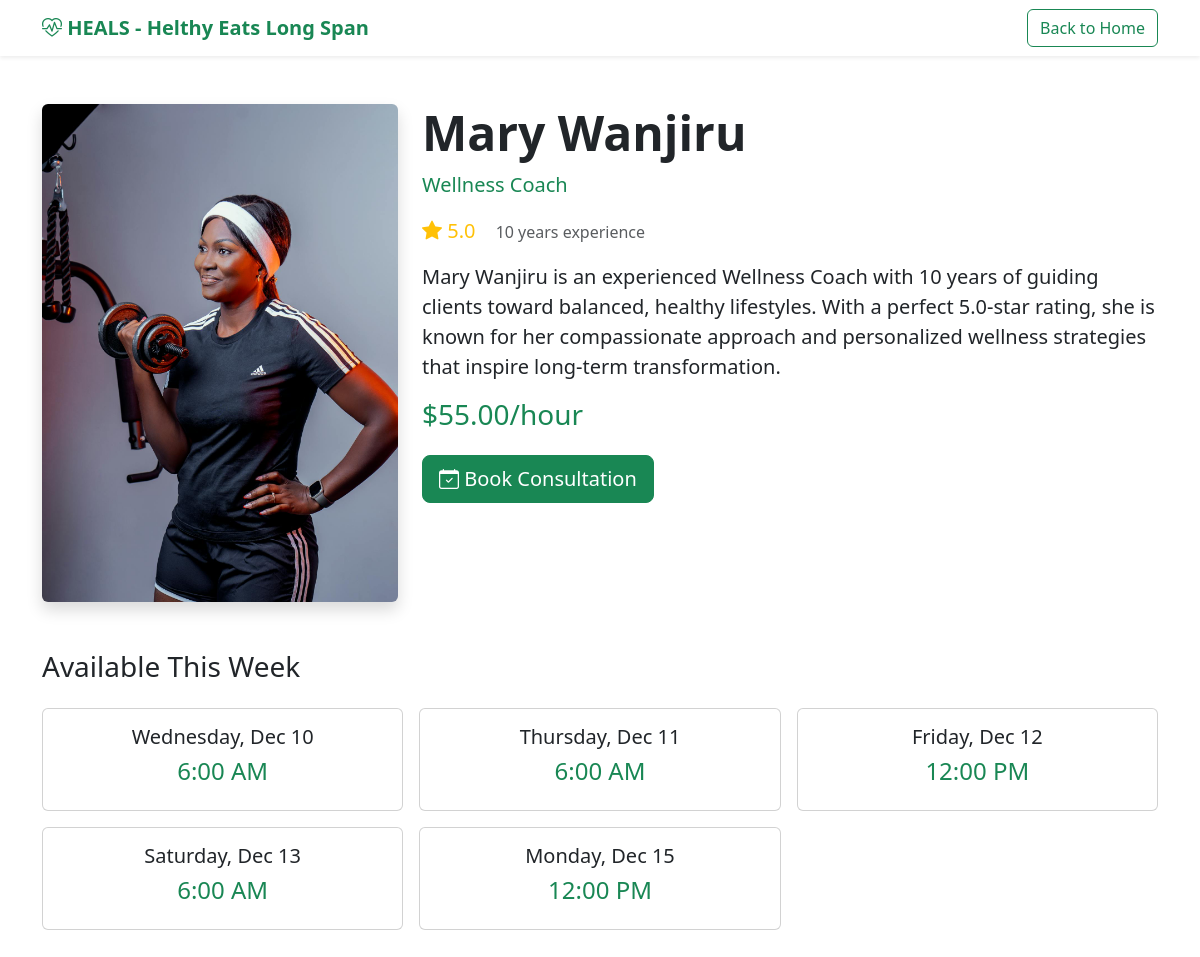
Page /specialist/3/ (signed in) on the committed database.
### core/models.py (models this page shows, shortened)
class Specialist(models.Model):
    name = models.CharField(max_length=200)
    title = models.CharField(max_length=200)
    bio = models.TextField()
    years_experience = models.IntegerField()
    hourly_rate = models.DecimalField(max_digits=6, decimal_places=2)
    photo = models.ImageField(upload_to='specialists/', null=True, blank=True)
    rating = models.FloatField(default=5.0)

class SpecialistAvailability(models.Model):
    DAYS_OF_WEEK = [
        (0, 'Monday'),
        (1, 'Tuesday'),
        (2, 'Wednesday'),
        (3, 'Thursday'),
        (4, 'Friday'),
        (5, 'Saturday'),
        (6, 'Sunday'),
    ]
    specialist = models.ForeignKey('Specialist', on_delete=models.CASCADE, related_name='availability')
    day_of_week = models.IntegerField(choices=DAYS_OF_WEEK)
    start_time = models.TimeField()
    end_time = models.TimeField()
    is_available = models.BooleanField(default=True)
    class Meta:
        ordering = ['day_of_week', 'start_time']

### core/views.py (the view)
# urls.py: path('specialist/<int:pk>/', views.specialist_detail, name='specialist_detail'),
@login_required
def specialist_detail(request, pk):
    specialist = get_object_or_404(Specialist, pk=pk)
    today = datetime.now().date()
    available_slots = []
    for i in range(7):
        check_date = today + timedelta(days=i)
        day_of_week = check_date.weekday()
        availability = SpecialistAvailability.objects.filter(
            specialist=specialist,
            day_of_week=day_of_week,
            is_available=True
        )
        for slot in availability:
            existing_booking = Booking.objects.filter(
                specialist=specialist,
                booking_date=check_date,
                booking_time=slot.start_time,
                status__in=['PENDING', 'CONFIRMED']
            ).exists()
            if not existing_booking:
                available_slots.append({
                    'date': check_date,
                    'time': slot.start_time,
                    'datetime': datetime.combine(check_date, slot.start_time)
                })
    context = {
        'specialist': specialist,
        'available_slots': available_slots[:10],
    }
    return render(request, 'specialist_detail.html', context)

### core/templates/specialist_detail.html (shortened to what this page needs)
<!DOCTYPE html>
{% load static %}
<html lang="en">
<head>
    <link href="https://cdn.jsdelivr.net/npm/bootstrap@5.3.2/dist/css/bootstrap.min.css" rel="stylesheet">
    <link rel="stylesheet" href="https://cdn.jsdelivr.net/npm/bootstrap-icons@1.11.1/font/bootstrap-icons.css">
</head>
<body>
    <nav class="navbar navbar-expand-lg navbar-light bg-white shadow-sm">
        <div class="container">
            <a class="navbar-brand fw-bold text-success" href="/">
                <i class="bi bi-heart-pulse"></i> HEALS - Helthy Eats Long Span
            </a>
            <a href="/" class="btn btn-outline-success">Back to Home</a>
        </div>
    </nav>
    <div class="container py-5">
        <div class="row">
            <div class="col-lg-4">
                {% if specialist.photo %}
                <img src="{{ specialist.photo.url }}" class="img-fluid rounded shadow" alt="{{ specialist.name }}">
                {% else %}
                <img src="https://images.unsplash.com/photo-1559839734-2b71ea197ec2?w=400" class="img-fluid rounded shadow" alt="{{ specialist.name }}">
                {% endif %}
            </div>
            <div class="col-lg-8">
                <h1 class="display-5 fw-bold">{{ specialist.name }}</h1>
                <p class="lead text-success">{{ specialist.title }}</p>
                <div class="mb-3">
                    <span class="text-warning fs-5"><i class="bi bi-star-fill"></i> {{ specialist.rating }}</span>
                    <span class="ms-3 text-muted">{{ specialist.years_experience }} years experience</span>
                </div>
                <p class="lead">{{ specialist.bio }}</p>
                <h3 class="text-success">${{ specialist.hourly_rate }}/hour</h3>
                <button class="btn btn-success btn-lg mt-3" data-bs-toggle="modal" data-bs-target="#bookingModal">
                    <i class="bi bi-calendar-check"></i> Book Consultation
                </button>
            </div>
        </div>
        <div class="row mt-5">
            <div class="col-12">
                <h3 class="mb-4">Available This Week</h3>
                <div class="row g-3">
                    {% for slot in available_slots %}
                    <div class="col-md-4">
                        <div class="card">
                            <div class="card-body text-center">
                                <h5>{{ slot.date|date:"l, M d" }}</h5>
                                <p class="h4 text-success">{{ slot.time|time:"g:i A" }}</p>
                            </div>
                        </div>
                    </div>
                    {% empty %}
                    <div class="col-12">
                        <p class="text-muted">No available slots this week. Contact us for scheduling.</p>
                    </div>
                    {% endfor %}
                </div>
            </div>
        </div>
    </div>
</body>
</html>

### rows in the picture
Specialist: photo (picture), name "Mary Wanjiru", title "Wellness Coach", rating "5.0", years_experience "10", bio "Mary Wanjiru is an experienced Wellness Coach with 10 years of guiding clients toward balanced, healthy lifestyles. With a perfect 5.0-star rating, she is known for her compassionate approach and personalized wellness strategies that inspire long-term transformation.", hourly_rate "55.00"
SpecialistAvailability: time "6:00 AM"
SpecialistAvailability: time "6:00 AM"
SpecialistAvailability: time "12:00 PM"
SpecialistAvailability: time "6:00 AM"
SpecialistAvailability: time "12:00 PM"

### other values in the picture
{{ slot.date|date:"l, M d" }} "Wednesday, Dec 10" "Thursday, Dec 11" "Friday, Dec 12" "Saturday, Dec 13" "Monday, Dec 15"
